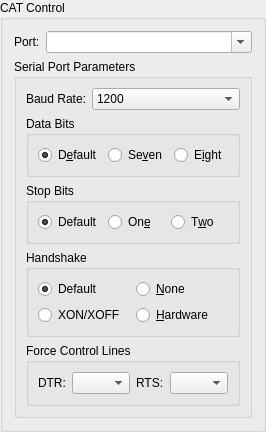
        <widget class="QGroupBox" name="CAT_control_group_box">
         <property name="sizePolicy">
          <sizepolicy hsizetype="Preferred" vsizetype="Preferred">
           <horstretch>0</horstretch>
           <verstretch>0</verstretch>
          </sizepolicy>
         </property>
         <property name="toolTip">
          <string>Settings that control your CAT interface.</string>
         </property>
         <property name="title">
          <string>CAT Control</string>
         </property>
         <layout class="QVBoxLayout" name="verticalLayout_3">
          <item>
           <layout class="QFormLayout" name="formLayout">
            <property name="fieldGrowthPolicy">
             <enum>QFormLayout::ExpandingFieldsGrow</enum>
            </property>
            <item row="0" column="0">
             <widget class="QLabel" name="CAT_port_label">
              <property name="text">
               <string>Port:</string>
              </property>
              <property name="buddy">
               <cstring>CAT_port_combo_box</cstring>
              </property>
             </widget>
            </item>
            <item row="0" column="1">
             <widget class="QComboBox" name="CAT_port_combo_box">
              <property name="sizePolicy">
               <sizepolicy hsizetype="MinimumExpanding" vsizetype="Fixed">
                <horstretch>1</horstretch>
                <verstretch>0</verstretch>
               </sizepolicy>
              </property>
              <property name="toolTip">
               <string>Serial port used for CAT control.</string>
              </property>
              <property name="editable">
               <bool>true</bool>
              </property>
              <property name="currentText">
               <string/>
              </property>
              <property name="insertPolicy">
               <enum>QComboBox::NoInsert</enum>
              </property>
             </widget>
            </item>
           </layout>
          </item>
          <item>
           <widget class="QGroupBox" name="CAT_serial_port_parameters_group_box">
            <property name="sizePolicy">
             <sizepolicy hsizetype="Preferred" vsizetype="MinimumExpanding">
              <horstretch>0</horstretch>
              <verstretch>0</verstretch>
             </sizepolicy>
            </property>
            <property name="accessibleName">
             <string>Serial Port Parameters</string>
            </property>
            <property name="title">
             <string>Serial Port Parameters</string>
            </property>
            <layout class="QVBoxLayout" name="verticalLayout">
             <item>
              <layout class="QFormLayout" name="formLayout_5">
               <property name="fieldGrowthPolicy">
                <enum>QFormLayout::ExpandingFieldsGrow</enum>
               </property>
               <item row="0" column="0">
                <widget class="QLabel" name="CAT_baud_label">
                 <property name="text">
                  <string>Baud Rate:</string>
                 </property>
                 <property name="buddy">
                  <cstring>CAT_serial_baud_combo_box</cstring>
                 </property>
                </widget>
               </item>
               <item row="0" column="1">
                <widget class="QComboBox" name="CAT_serial_baud_combo_box">
                 <property name="sizePolicy">
                  <sizepolicy hsizetype="MinimumExpanding" vsizetype="Fixed">
                   <horstretch>0</horstretch>
                   <verstretch>0</verstretch>
                  </sizepolicy>
                 </property>
                 <property name="toolTip">
                  <string>Serial port data rate which must match the setting of your radio.</string>
                 </property>
                 <property name="currentIndex">
                  <number>0</number>
                 </property>
                 <item>
                  <property name="text">
                   <string notr="true">1200</string>
                  </property>
                 </item>
                 <item>
                  <property name="text">
                   <string notr="true">2400</string>
                  </property>
                 </item>
                 <item>
                  <property name="text">
                   <string notr="true">4800</string>
                  </property>
                 </item>
                 <item>
                  <property name="text">
                   <string notr="true">9600</string>
                  </property>
                 </item>
                 <item>
                  <property name="text">
                   <string notr="true">19200</string>
                  </property>
                 </item>
                 <item>
                  <property name="text">
                   <string notr="true">38400</string>
                  </property>
                 </item>
                 <item>
                  <property name="text">
                   <string notr="true">57600</string>
                  </property>
                 </item>
                 <item>
                  <property name="text">
                   <string notr="true">115200</string>
                  </property>
                 </item>
                </widget>
               </item>
              </layout>
             </item>
             <item>
              <widget class="QGroupBox" name="CAT_data_bits_group_box">
               <property name="toolTip">
                <string>&lt;html&gt;&lt;head/&gt;&lt;body&gt;&lt;p&gt;Number of data bits used to communicate with your radio's CAT interface (usually eight).&lt;/p&gt;&lt;/body&gt;&lt;/html&gt;</string>
               </property>
               <property name="accessibleName">
                <string>Data bits</string>
               </property>
               <property name="title">
                <string>Data Bits</string>
               </property>
               <layout class="QHBoxLayout" name="horizontalLayout_4">
                <item>
                 <widget class="QRadioButton" name="CAT_default_bit_radio_button">
                  <property name="text">
                   <string>D&amp;efault</string>
                  </property>
                  <property name="checked">
                   <bool>true</bool>
                  </property>
                  <attribute name="buttonGroup">
                   <string notr="true">CAT_data_bits_button_group</string>
                  </attribute>
                 </widget>
                </item>
                <item>
                 <widget class="QRadioButton" name="CAT_7_bit_radio_button">
                  <property name="text">
                   <string>Se&amp;ven</string>
                  </property>
                  <property name="autoExclusive">
                   <bool>true</bool>
                  </property>
                  <attribute name="buttonGroup">
                   <string notr="true">CAT_data_bits_button_group</string>
                  </attribute>
                 </widget>
                </item>
                <item>
                 <widget class="QRadioButton" name="CAT_8_bit_radio_button">
                  <property name="text">
                   <string>E&amp;ight</string>
                  </property>
                  <property name="checked">
                   <bool>false</bool>
                  </property>
                  <attribute name="buttonGroup">
                   <string notr="true">CAT_data_bits_button_group</string>
                  </attribute>
                 </widget>
                </item>
               </layout>
              </widget>
             </item>
             <item>
              <widget class="QGroupBox" name="CAT_stop_bits_group_box">
               <property name="toolTip">
                <string>&lt;html&gt;&lt;head/&gt;&lt;body&gt;&lt;p&gt;Number of stop bits used when communicating with your radio's CAT interface&lt;/p&gt;&lt;p&gt;(consult you radio's manual for details).&lt;/p&gt;&lt;/body&gt;&lt;/html&gt;</string>
               </property>
               <property name="accessibleName">
                <string>Stop bits</string>
               </property>
               <property name="title">
                <string>Stop Bits</string>
               </property>
               <layout class="QHBoxLayout" name="horizontalLayout_2">
                <item>
                 <widget class="QRadioButton" name="CAT_default_stop_bit_radio_button">
                  <property name="text">
                   <string>Default</string>
                  </property>
                  <property name="checked">
                   <bool>true</bool>
                  </property>
                  <attribute name="buttonGroup">
                   <string notr="true">CAT_stop_bits_button_group</string>
                  </attribute>
                 </widget>
                </item>
                <item>
                 <widget class="QRadioButton" name="CAT_one_stop_bit_radio_button">
                  <property name="text">
                   <string>On&amp;e</string>
                  </property>
                  <attribute name="buttonGroup">
                   <string notr="true">CAT_stop_bits_button_group</string>
                  </attribute>
                 </widget>
                </item>
                <item>
                 <widget class="QRadioButton" name="CAT_two_stop_bit_radio_button">
                  <property name="text">
                   <string>T&amp;wo</string>
                  </property>
                  <property name="checked">
                   <bool>false</bool>
                  </property>
                  <attribute name="buttonGroup">
                   <string notr="true">CAT_stop_bits_button_group</string>
                  </attribute>
                 </widget>
                </item>
               </layout>
              </widget>
             </item>
             <item>
              <widget class="QGroupBox" name="CAT_handshake_group_box">
               <property name="toolTip">
                <string>&lt;html&gt;&lt;head/&gt;&lt;body&gt;&lt;p&gt;Flow control protocol used between this computer and your radio's CAT interface (usually &amp;quot;None&amp;quot; but some require &amp;quot;Hardware&amp;quot;).&lt;/p&gt;&lt;/body&gt;&lt;/html&gt;</string>
               </property>
               <property name="accessibleName">
                <string>Handshake</string>
               </property>
               <property name="title">
                <string>Handshake</string>
               </property>
               <layout class="QGridLayout" name="gridLayout_11">
                <item row="0" column="0">
                 <widget class="QRadioButton" name="CAT_handshake_default_radio_button">
                  <property name="text">
                   <string>Default</string>
                  </property>
                  <property name="checked">
                   <bool>true</bool>
                  </property>
                  <attribute name="buttonGroup">
                   <string notr="true">CAT_handshake_button_group</string>
                  </attribute>
                 </widget>
                </item>
                <item row="0" column="1">
                 <widget class="QRadioButton" name="CAT_handshake_none_radio_button">
                  <property name="text">
                   <string>&amp;None</string>
                  </property>
                  <property name="checked">
                   <bool>false</bool>
                  </property>
                  <attribute name="buttonGroup">
                   <string notr="true">CAT_handshake_button_group</string>
                  </attribute>
                 </widget>
                </item>
                <item row="1" column="0">
                 <widget class="QRadioButton" name="CAT_handshake_xon_radio_button">
                  <property name="toolTip">
                   <string>Software flow control (very rare on CAT interfaces).</string>
                  </property>
                  <property name="text">
                   <string>XON/XOFF</string>
                  </property>
                  <attribute name="buttonGroup">
                   <string notr="true">CAT_handshake_button_group</string>
                  </attribute>
                 </widget>
                </item>
                <item row="1" column="1">
                 <widget class="QRadioButton" name="CAT_handshake_hardware_radio_button">
                  <property name="toolTip">
                   <string>Flow control using the RTS and CTS RS-232 control lines
not often used but some radios have it as an option and 
a few, particularly some Kenwood rigs, require it).</string>
                  </property>
                  <property name="text">
                   <string>&amp;Hardware</string>
                  </property>
                  <attribute name="buttonGroup">
                   <string notr="true">CAT_handshake_button_group</string>
                  </attribute>
                 </widget>
                </item>
               </layout>
              </widget>
             </item>
             <item>
              <widget class="QGroupBox" name="CAT_control_lines_group_box">
               <property name="toolTip">
                <string>Special control of CAT port control lines.</string>
               </property>
               <property name="accessibleName">
                <string>Force Control Lines</string>
               </property>
               <property name="title">
                <string>Force Control Lines</string>
               </property>
               <property name="checked">
                <bool>false</bool>
               </property>
               <layout class="QHBoxLayout" name="horizontalLayout_8">
                <item>
                 <layout class="QFormLayout" name="formLayout_8">
                  <item row="0" column="1">
                   <widget class="QComboBox" name="force_DTR_combo_box">
                    <item>
                     <property name="text">
                      <string/>
                     </property>
                    </item>
                    <item>
                     <property name="text">
                      <string>High</string>
                     </property>
                    </item>
                    <item>
                     <property name="text">
                      <string>Low</string>
                     </property>
                    </item>
                   </widget>
                  </item>
                  <item row="0" column="0">
                   <widget class="QLabel" name="force_DTR_label">
                    <property name="text">
                     <string>DTR:</string>
                    </property>
                    <property name="buddy">
                     <cstring>force_DTR_combo_box</cstring>
                    </property>
                   </widget>
                  </item>
                 </layout>
                </item>
                <item>
                 <layout class="QFormLayout" name="formLayout_9">
                  <item row="0" column="0">
                   <widget class="QLabel" name="force_RTS_label">
                    <property name="text">
                     <string>RTS:</string>
                    </property>
                    <property name="buddy">
                     <cstring>force_RTS_combo_box</cstring>
                    </property>
                   </widget>
                  </item>
                  <item row="0" column="1">
                   <widget class="QComboBox" name="force_RTS_combo_box">
                    <item>
                     <property name="text">
                      <string/>
                     </property>
                    </item>
                    <item>
                     <property name="text">
                      <string>High</string>
                     </property>
                    </item>
                    <item>
                     <property name="text">
                      <string>Low</string>
                     </property>
                    </item>
                   </widget>
                  </item>
                 </layout>
                </item>
               </layout>
              </widget>
             </item>
            </layout>
           </widget>
          </item>
         </layout>
        </widget>
